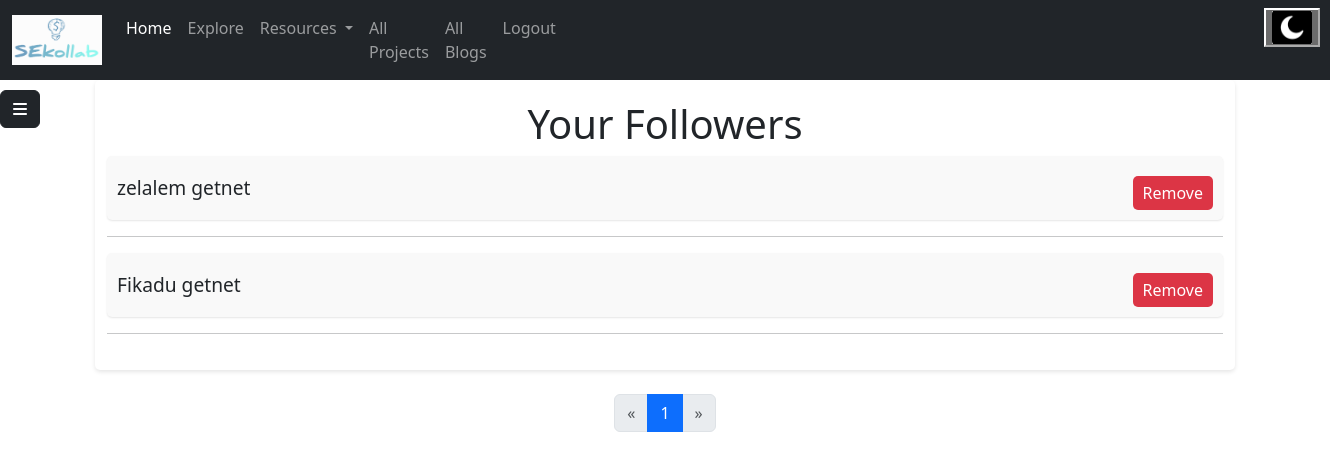
The app's page /myfollowers (signed in) with its own data.
### models.py (models this page shows)
class User(UserMixin, db.Model):
    __tablename__ = "users"
    id = Column(Integer, primary_key=True, autoincrement=True)
    email = Column(String(100), unique=True)
    username = Column(String)
    fname = Column(String(30), nullable=False)
    lname = Column(String(30), nullable=False)
    profile_photo = Column(String)
    about_me = Column(String, nullable=False)
    phone_number = Column(String(11), nullable=False)
    age = Column(String(11), nullable=False)
    status = Column(String, nullable=False)
    skills = Column(String, nullable=False)
    portfolio = Column(String)
    password = Column(String(100))
    date = Column(String, nullable=False, default=datetime.date.today().strftime("%B %d, %Y"))
    is_active = db.Column(db.Boolean, default=True)
    country = Column(String, nullable=False)
    City = Column(String, nullable=False)
    twitter = Column(String)
    github = Column(String)
    education_status = Column(String)
    employment_status=Column(String, nullable=False)
    blogs = relationship("Blog", back_populates="author")
    comments = relationship("Userscomment", back_populates="user")
    liked_blogs = relationship("Blog", secondary='liked_blogs', backref='liking_users')
    collabration = relationship("Collabration", back_populates="user")
    followers = relationship("Follower", foreign_keys="[Follower.user_id]",back_populates="followed_user")
    following = relationship("Follower", foreign_keys="[Follower.follower_id]", back_populates="follower")
    interests = relationship("Interest", back_populates="user")

### main.py (the view)
@app.route("/myfollowers", methods=["GET", "POST"])
@login_required
def myfollowers():
    page = request.args.get("page", default=1, type=int)
    per_page = 10
    offset = (page - 1) * per_page
    followers = Follower.query.filter_by(user_id=current_user.id).offset(offset).limit(per_page).all()
    followers = [follower.follower for follower in followers]
    user = User.query.filter_by(id=current_user.id).first()
    total_records = User.query.count()
    total_pages = (total_records // per_page) + (1 if total_records % per_page > 0 else 0)
    return render_template("myfollowers.html", user=user, page=page, total_pages=total_pages, followers=followers)

### main.py (called while the page is built)
@login_manager.user_loader
def load_user(user_id):
    return User.query.get(int(user_id))

### templates/myfollowers.html (shortened to what this page needs)
<!DOCTYPE html>
<html lang="en">
<head>
    <link rel="stylesheet" href="path/to/fontawesome.min.css">
  <link rel="stylesheet" href="../static/css/myfollowers.css">
    <link href="https://cdn.jsdelivr.net/npm/bootstrap@5.3.3/dist/css/bootstrap.min.css" rel="stylesheet">
    <link rel="stylesheet" href="../static/css/sidebar.css">
</head>
<body>
{% include "navigationloggedin.html" %}
{% include "sidebar.html" %}
    <div class="container">
        <h1>Your Followers</h1>
        <div class="following">
            {% if followers %}
            {% for follower in followers %}
            <div class="follower">
                <p style="display:inline;"> {{ follower.fname }} {{ follower.lname }}</p>
                <button type="submit" follower_id={{ follower.id }} style="display:inline-block; " class="button allremove">Remove</button>
            </div>
            <hr>
            {% endfor %}
            {% else %}
            <h3 style="margin-left: 30%;">You have no followers yet </h3>
            {% endif %}
        </div>
    </div>
<nav class="my-4" aria-label="...">
  <ul class="pagination justify-content-center">
    <li class="page-item {{ 'disabled' if page <= 1 else '' }}">
      <a class="page-link" href="{{ url_for('myfollowers', page=page-1) }}" tabindex="-1" aria-disabled="{{ 'true' if page <= 1 else 'false' }}">&laquo;</a>
    </li>
    {% for p in range(1, total_pages + 1) %}
      <li class="page-item {{ 'active' if p == page else '' }}">
        <a class="page-link" href="{{ url_for('myfollowers', page=p) }}">{{ p }}</a>
      </li>
    {% endfor %}
    <li class="page-item {{ 'disabled' if page >= total_pages else '' }}">
      <a class="page-link" href="{{ url_for('myfollowers', page=page+1) }}">&raquo;</a>
    </li>
  </ul>
</nav>
</body>
</html>

### static/css/myfollowers.css (style rules this page uses)
body { font-family: Arial, sans-serif; background-color: #f4f4f4; margin: 0; }
.container { max-width: 800px; margin: 0 auto; background-color: #fff; padding: 20px; border-radius: 5px; box-shadow: 0 2px 4px rgba(0, 0, 0, 0.1); }
h1 { text-align: center; color: #333; }
.follower { display: flex; align-items: center; justify-content: space-between; margin-bottom: 10px; padding: 10px; background-color: #f9f9f9; border-radius: 5px; box-shadow: 0 1px 2px rgba(0, 0, 0, 0.1); }
.following p { margin: 0; font-size: 1.2em; }
.button { background-color: #dc3545; color: white; border: none; border-radius: 5px; padding: 5px 10px; margin-top: 10px; cursor: pointer; }

### static/css/sidebar.css (style rules this page uses)
a { text-decoration: none; }
li { color: black; }

### records on screen
User: fname "zelalem", lname "getnet"
User: fname "Fikadu", lname "getnet"

### other values on screen
{{ p }} "1"
